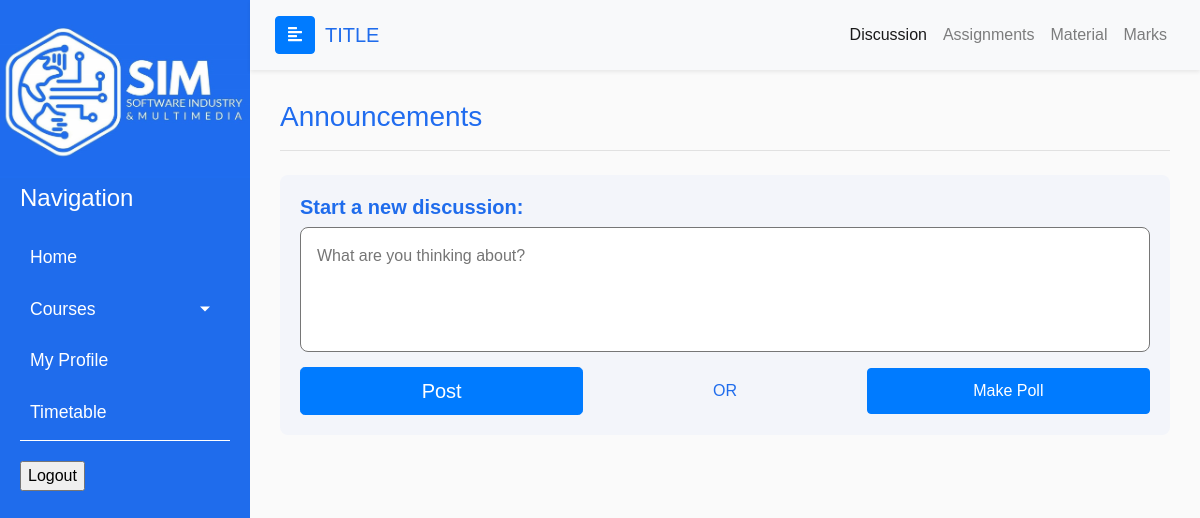
Before: /academic/discussion.php?course_id=2 (signed in) with the older database file.
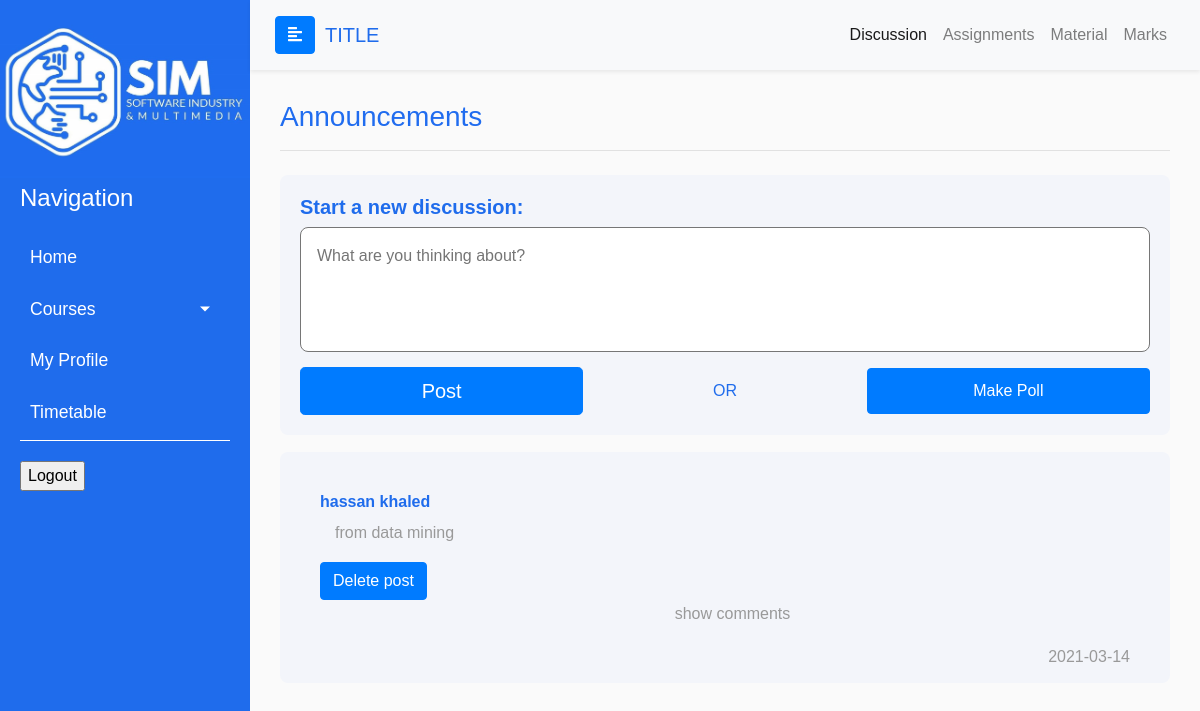
After: the same page with the newer database file.
### tables this page shows
CREATE TABLE `posts` (
  `post_id` int(12) NOT NULL,
  `id_user` int(12) NOT NULL,
  `id_course` int(12) NOT NULL,
  `post_title` varchar(255) NOT NULL,
  `post_author` varchar(255) NOT NULL,
  `post_user` varchar(255) NOT NULL,
  `post_date` date NOT NULL,
  `post_image` text NOT NULL,
  `post_content` text NOT NULL,
  `post_tags` varchar(255) NOT NULL,
  `post_views_count` int(11) NOT NULL,
  `votes` int(5) NOT NULL DEFAULT 0,
  `id_semester` int(11) NOT NULL
);

### includes/utils/variables.php (called while the page is built, shortened)
<?php
$studentsType = "student";

### includes/utils/helper.php (called while the page is built, shortened)
<?php
include_once "variables.php";
function getCurrentSemester()
{
    global $conn;
    $query = "SELECT semester_id FROM semesters ORDER BY semester_id DESC LIMIT 1";
    $query_result = mysqli_query($conn, $query);
    if ($query_result) {
        $result = mysqli_fetch_assoc($query_result);
        return $result['semester_id'];
    } else {
        return -1;
    }
}

### includes/functions.php (called while the page is built, shortened)
<?php
include_once "db_conn.php";
include_once "utils\\variables.php";
include_once "utils\\helper.php";
include_once dirname(__FILE__, 1) . DIRECTORY_SEPARATOR . "Admin" . DIRECTORY_SEPARATOR . "all_types" . DIRECTORY_SEPARATOR . "functions.php";
$semester = getCurrentSemester();
function getAllPosts($course_id, $id_semester)
{
    global $conn;
    $query = "SELECT post_id, id_user,post_author, post_date, post_content, votes FROM posts WHERE id_course ='$course_id' AND id_semester = '$id_semester' ORDER BY post_id  DESC ";
    $result = mysqli_query($conn, $query);
    return $result;
}

### academic/discussion.php (the view, shortened to what this page needs)
<!DOCTYPE html>
<html>
<head>
    <link rel="stylesheet" href="https://stackpath.bootstrapcdn.com/bootstrap/4.1.0/css/bootstrap.min.css">
    <link rel="stylesheet" href="../css/rootStyles.css">
    <link rel="stylesheet" href="css/dispost.css">
    <link rel="stylesheet" href="https://cdnjs.cloudflare.com/ajax/libs/malihu-custom-scrollbar-plugin/3.1.5/jquery.mCustomScrollbar.min.css">
</head>
<body>
    <div class="wrapper">
        <?php
        include "../includes/utils/variables.php";
        include_once dirname(__FILE__, 2) . DIRECTORY_SEPARATOR . "paths.php";
        $type = $_SESSION['type'];
        $semester_id = $_SESSION['semester_id'];
        if ($type === $studentsType)
            include $student_sidebar_path;
        elseif ($type === $adminsType || $type == $sasType)
            include $admin_sidebar_path;
        else
            include $professor_sidebar_path;
        $course_id = $_GET['course_id'];
        $user_id = $_SESSION['id'];
        ?>
        <div id="content">
            <?php
            if ($type === $studentsType)
                include $student_navbar_path;
            else
                include $professor_navbar_path;
            ?>
            <div class="page-body">
                <h3 style="color: #206cef;">
                    Announcements
                </h3>
                <hr class="mb-4">
                <div class="container discussion-form">
                    <h5 class="">Start a new discussion:</h5>
                    <form class="row" action="" method="post">
                        <div class="col-lg-12">
                            <textarea class="w-100 p-3" id="exampleFormControlTextarea1" name="post_text" style="resize: none; height: 125px; border-radius: 8px;" placeholder="What are you thinking about?"></textarea>
                        </div>
                        <div class="btn-grp w-100">
                            <button type="submit" name="post_btn" class="btn btn-primary  btn-lg btn-block">Post</button>
                            <div class="col-lg-4">OR</div>
                            <a type="button" class="col-lg-4 btn btn-primary" data-toggle="modal" data-target="#modalPoll" name="modalPoll">Make Poll</a>
                        </div>
                    </form>
                </div>
                <?php
                $posts_result = getAllPosts($course_id, $semester_id);
                while ($row = mysqli_fetch_assoc($posts_result)) {
                    $result_id_user = $row['id_user'];
                    $result_post_id = $row['post_id'];
                    $result_post_date = $row['post_date'];
                    $result_post_author = $row['post_author'];
                    $result_post_content = $row['post_content'];
                ?>
                    <div class="container post">
                        <form action="" method="post">
                            <?php echo " <h6><a href=''>$result_post_author</a></h6>" ?>
                            <?php
                            echo "<p> $result_post_content </p>";
                            ?>
                            <?php
                            if ($result_id_user == $user_id) {
                            ?>
                                <input type="submit" name="delete_post" value="Delete post" class="btn btn-primary">
                            <?php } ?>
                            <p class="text-center"><a href="../post.php?course_id=<?php echo $course_id ?>&p_id=<?php echo $result_post_id; ?>&u_id=<?php echo $user_id; ?>">show
                                    comments </a></p>
                            <?php
                            echo "<p class='date'>$result_post_date </p>";
                            ?>
                        </form>
                    </div>
                <?php } ?>
            </div>
        </div>
    </div>
</body>
</html>

Changed rows visible on the page:
added posts: post_author "hassan khaled", post_content "from data mining", post_date "2021-03-14"
